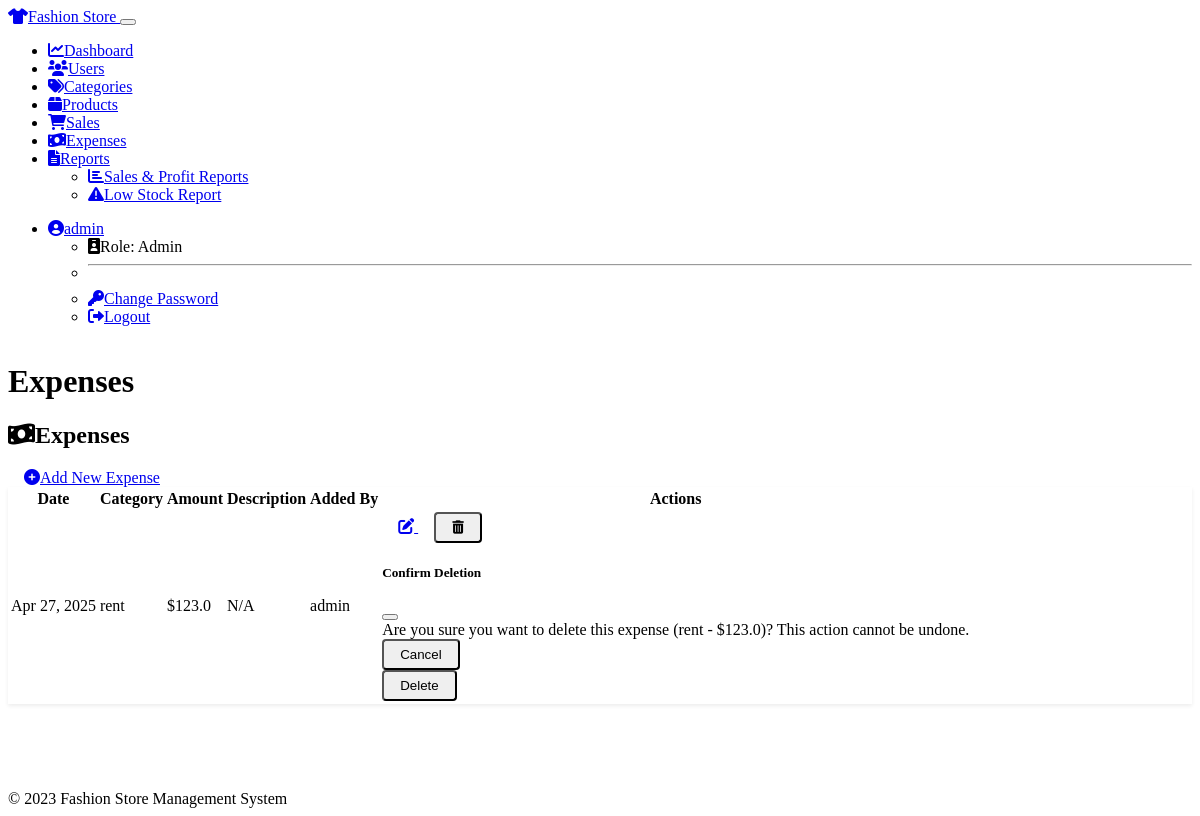
The app's page /expenses (signed in) with its own data.
### models.py (models this page shows, shortened)
class User(UserMixin, db.Model):
    id = db.Column(db.Integer, primary_key=True)
    username = db.Column(db.String(64), unique=True, nullable=False)
    email = db.Column(db.String(120), unique=True, nullable=False)
    password_hash = db.Column(db.String(256), nullable=False)
    role = db.Column(db.String(20), nullable=False, default='staff')  # admin, manager, staff
    created_at = db.Column(db.DateTime, default=datetime.now)
    updated_at = db.Column(db.DateTime, default=datetime.now, onupdate=datetime.now)

class Expense(db.Model):
    id = db.Column(db.Integer, primary_key=True)
    category = db.Column(db.String(100), nullable=False)
    amount = db.Column(db.Float, nullable=False)
    description = db.Column(db.Text)
    expense_date = db.Column(db.DateTime, default=datetime.now)
    created_by = db.Column(db.Integer, db.ForeignKey('user.id'), nullable=False)
    created_at = db.Column(db.DateTime, default=datetime.now)
    updated_at = db.Column(db.DateTime, default=datetime.now, onupdate=datetime.now)
    user = db.relationship('User', backref='expenses')

### routes.py (the view)
@app.route('/expenses')
@login_required
def expense_list():
    expenses = Expense.query.order_by(Expense.expense_date.desc()).all()
    return render_template('expenses.html', expenses=expenses, title='Expenses')

### models.py (called while the page is built)
@login_manager.user_loader
def load_user(user_id):
    return User.query.get(int(user_id))

### templates/expenses.html (shortened to what this page needs)
{% extends "base.html" %}
{% block content %}
{% if form %}
    <div class="row justify-content-center">
        <div class="col-md-8 col-lg-6">
            <div class="card shadow">
                <div class="card-header bg-primary text-white">
                    <h3>
                        {% if edit_mode %}
                            <i class="fas fa-edit me-2"></i>Edit Expense
                        {% else %}
                            <i class="fas fa-plus-circle me-2"></i>Add New Expense
                        {% endif %}
                    </h3>
                </div>
                <div class="card-body p-4">
                    <form method="POST" action="{{ url_for('edit_expense', expense_id=expense.id) if edit_mode else url_for('add_expense') }}">
                        {{ form.hidden_tag() }}
                        <div class="mb-3">
                            <label for="category" class="form-label">{{ form.category.label }}</label>
                            <div class="input-group">
                                <span class="input-group-text"><i class="fas fa-tag"></i></span>
                                {{ form.category(class="form-control", placeholder="E.g., Rent, Utilities, Salary") }}
                            </div>
                            {% if form.category.errors %}
                                <div class="text-danger">
                                    {% for error in form.category.errors %}
                                        <small>{{ error }}</small>
                                    {% endfor %}
                                </div>
                            {% endif %}
                        </div>
                        <div class="mb-3">
                            <label for="amount" class="form-label">{{ form.amount.label }}</label>
                            <div class="input-group">
                                <span class="input-group-text">$</span>
                                {{ form.amount(class="form-control", placeholder="0.00") }}
                            </div>
                            {% if form.amount.errors %}
                                <div class="text-danger">
                                    {% for error in form.amount.errors %}
                                        <small>{{ error }}</small>
                                    {% endfor %}
                                </div>
                            {% endif %}
                        </div>
                        <div class="mb-3">
                            <label for="expense_date" class="form-label">{{ form.expense_date.label }}</label>
                            <div class="input-group">
                                <span class="input-group-text"><i class="fas fa-calendar-alt"></i></span>
                                {{ form.expense_date(class="form-control", type="date") }}
                            </div>
                            {% if form.expense_date.errors %}
                                <div class="text-danger">
                                    {% for error in form.expense_date.errors %}
                                        <small>{{ error }}</small>
                                    {% endfor %}
                                </div>
                            {% endif %}
                        </div>
                        <div class="mb-3">
                            <label for="description" class="form-label">{{ form.description.label }}</label>
                            {{ form.description(class="form-control", rows=3, placeholder="Enter expense description (optional)") }}
                            {% if form.description.errors %}
                                <div class="text-danger">
                                    {% for error in form.description.errors %}
                                        <small>{{ error }}</small>
                                    {% endfor %}
                                </div>
                            {% endif %}
                        </div>
                        <div class="d-grid gap-2 d-md-flex justify-content-md-end mt-4">
                            <a href="{{ url_for('expense_list') }}" class="btn btn-secondary me-md-2">Cancel</a>
                            {{ form.submit(class="btn btn-primary") }}
                        </div>
                    </form>
                </div>
            </div>
        </div>
    </div>
{% else %}
    <div class="row mb-4">
        <div class="col-md-6">
            <h2><i class="fas fa-money-bill-wave me-2"></i>Expenses</h2>
        </div>
        <div class="col-md-6 text-md-end">
            <a href="{{ url_for('add_expense') }}" class="btn btn-primary">
                <i class="fas fa-plus-circle me-1"></i>Add New Expense
            </a>
        </div>
    </div>
    <div class="card shadow">
        <div class="card-body p-0">
            <div class="table-responsive">
                <table class="table table-hover mb-0">
                    <thead class="table-dark">
                        <tr>
                            <th>Date</th>
                            <th>Category</th>
                            <th>Amount</th>
                            <th>Description</th>
                            <th>Added By</th>
                            <th>Actions</th>
                        </tr>
                    </thead>
                    <tbody>
                        {% for expense in expenses %}
                        <tr>
                            <td>{{ expense.expense_date.strftime('%b %d, %Y') }}</td>
                            <td>{{ expense.category }}</td>
                            <td>${{ expense.amount|round(2) }}</td>
                            <td>{{ expense.description[:30] + '...' if expense.description and expense.description|length > 30 else expense.description or 'N/A' }}</td>
                            <td>{{ expense.user.username }}</td>
                            <td>
                                <div class="btn-group btn-group-sm" role="group">
                                    <a href="{{ url_for('edit_expense', expense_id=expense.id) }}" class="btn btn-outline-primary">
                                        <i class="fas fa-edit"></i>
                                    </a>
                                    <button type="button" class="btn btn-outline-danger" data-bs-toggle="modal" data-bs-target="#deleteExpenseModal{{ expense.id }}">
                                        <i class="fas fa-trash-alt"></i>
                                    </button>
                                </div>
                                <div class="modal fade" id="deleteExpenseModal{{ expense.id }}" tabindex="-1" aria-hidden="true">
                                    <div class="modal-dialog">
                                        <div class="modal-content">
                                            <div class="modal-header">
                                                <h5 class="modal-title">Confirm Deletion</h5>
                                                <button type="button" class="btn-close" data-bs-dismiss="modal" aria-label="Close"></button>
                                            </div>
                                            <div class="modal-body">
                                                Are you sure you want to delete this expense ({{ expense.category }} - ${{ expense.amount|round(2) }})? This action cannot be undone.
                                            </div>
                                            <div class="modal-footer">
                                                <button type="button" class="btn btn-secondary" data-bs-dismiss="modal">Cancel</button>
                                                <form action="{{ url_for('delete_expense', expense_id=expense.id) }}" method="POST">
                                                    <button type="submit" class="btn btn-danger">Delete</button>
                                                </form>
                                            </div>
                                        </div>
                                    </div>
                                </div>
                            </td>
                        </tr>
                        {% else %}
                        <tr>
                            <td colspan="6" class="text-center">No expenses found.</td>
                        </tr>
                        {% endfor %}
                    </tbody>
                </table>
            </div>
        </div>
    </div>
{% endif %}
{% endblock %}

### templates/base.html (shortened to what this page needs)
<!DOCTYPE html>
<html lang="en" data-bs-theme="dark">
<head>
    <link rel="stylesheet" href="https://cdn.replit.com/agent/bootstrap-agent-dark-theme.min.css">
    <link rel="stylesheet" href="https://cdnjs.cloudflare.com/ajax/libs/font-awesome/6.0.0/css/all.min.css">
    <link rel="stylesheet" href="{{ url_for('static', filename='css/style.css') }}">
</head>
<body>
    <nav class="navbar navbar-expand-lg navbar-dark bg-dark mb-4">
        <div class="container-fluid">
            <a class="navbar-brand" href="{{ url_for('dashboard') if current_user.is_authenticated else url_for('login') }}">
                <i class="fas fa-tshirt me-2"></i>Fashion Store
            </a>
            <button class="navbar-toggler" type="button" data-bs-toggle="collapse" data-bs-target="#navbarNav" aria-controls="navbarNav" aria-expanded="false" aria-label="Toggle navigation">
            </button>
            <div class="collapse navbar-collapse" id="navbarNav">
                {% if current_user.is_authenticated %}
                <ul class="navbar-nav me-auto mb-2 mb-lg-0">
                    <li class="nav-item">
                        <a class="nav-link {% if request.endpoint == 'dashboard' %}active{% endif %}" href="{{ url_for('dashboard') }}">
                            <i class="fas fa-chart-line me-1"></i>Dashboard
                        </a>
                    </li>
                    {% if current_user.role == 'admin' %}
                    <li class="nav-item">
                        <a class="nav-link {% if request.endpoint == 'user_list' %}active{% endif %}" href="{{ url_for('user_list') }}">
                            <i class="fas fa-users me-1"></i>Users
                        </a>
                    </li>
                    {% endif %}
                    <li class="nav-item">
                        <a class="nav-link {% if request.endpoint == 'category_list' %}active{% endif %}" href="{{ url_for('category_list') }}">
                            <i class="fas fa-tags me-1"></i>Categories
                        </a>
                    </li>
                    <li class="nav-item">
                        <a class="nav-link {% if request.endpoint == 'product_list' %}active{% endif %}" href="{{ url_for('product_list') }}">
                            <i class="fas fa-box me-1"></i>Products
                        </a>
                    </li>
                    <li class="nav-item">
                        <a class="nav-link {% if request.endpoint == 'sale_list' %}active{% endif %}" href="{{ url_for('sale_list') }}">
                            <i class="fas fa-shopping-cart me-1"></i>Sales
                        </a>
                    </li>
                    {% if current_user.role in ['admin', 'manager'] %}
                    <li class="nav-item">
                        <a class="nav-link {% if request.endpoint == 'expense_list' %}active{% endif %}" href="{{ url_for('expense_list') }}">
                            <i class="fas fa-money-bill-wave me-1"></i>Expenses
                        </a>
                    </li>
                    {% endif %}
                    <li class="nav-item dropdown">
                        <a class="nav-link dropdown-toggle {% if request.endpoint in ['reports', 'low_stock'] %}active{% endif %}" href="#" id="reportsDropdown" role="button" data-bs-toggle="dropdown" aria-expanded="false">
                            <i class="fas fa-file-alt me-1"></i>Reports
                        </a>
                        <ul class="dropdown-menu" aria-labelledby="reportsDropdown">
                            <li>
                                <a class="dropdown-item" href="{{ url_for('reports') }}">
                                    <i class="fas fa-chart-bar me-1"></i>Sales & Profit Reports
                                </a>
                            </li>
                            <li>
                                <a class="dropdown-item" href="{{ url_for('low_stock') }}">
                                    <i class="fas fa-exclamation-triangle me-1"></i>Low Stock Report
                                </a>
                            </li>
                        </ul>
                    </li>
                </ul>
                <ul class="navbar-nav">
                    <li class="nav-item dropdown">
                        <a class="nav-link dropdown-toggle" href="#" id="userDropdown" role="button" data-bs-toggle="dropdown" aria-expanded="false">
                            <i class="fas fa-user-circle me-1"></i>{{ current_user.username }}
                        </a>
                        <ul class="dropdown-menu dropdown-menu-end" aria-labelledby="userDropdown">
                            <li>
                                <span class="dropdown-item-text text-muted">
                                    <i class="fas fa-id-badge me-1"></i>Role: {{ current_user.role | capitalize }}
                                </span>
                            </li>
                            <li><hr class="dropdown-divider"></li>
                            <li>
                                <a class="dropdown-item" href="{{ url_for('change_password') }}">
                                    <i class="fas fa-key me-1"></i>Change Password
                                </a>
                            </li>
                            <li>
                                <a class="dropdown-item" href="{{ url_for('logout') }}">
                                    <i class="fas fa-sign-out-alt me-1"></i>Logout
                                </a>
                            </li>
                        </ul>
                    </li>
                </ul>
                {% endif %}
            </div>
        </div>
    </nav>
    <div class="container">
        {% if title %}
            <h1 class="mb-4">{{ title }}</h1>
        {% endif %}
        {% block content %}{% endblock %}
    </div>
    <footer class="footer mt-5 py-3 bg-dark">
        <div class="container text-center">
            <span class="text-muted">© 2023 Fashion Store Management System</span>
        </div>
    </footer>
</body>
</html>

### static/css/style.css (style rules this page uses)
body { min-height: 100vh; display: flex; flex-direction: column; }
.footer { margin-top: auto; }
.card { transition: transform 0.2s ease; margin-bottom: 1.5rem; border: none; box-shadow: 0 0.125rem 0.25rem rgba(0, 0, 0, 0.075); }
.table td, .table th { vertical-align: middle; }
.btn { border-radius: 0.25rem; padding: 0.375rem 1rem; }

### records on screen
User: username "admin", role "Admin"
Expense: expense_date "Apr 27, 2025", category "rent", amount "123.0", description "N/A", user.username "admin"

### other values on screen
{{ title }} "Expenses"
